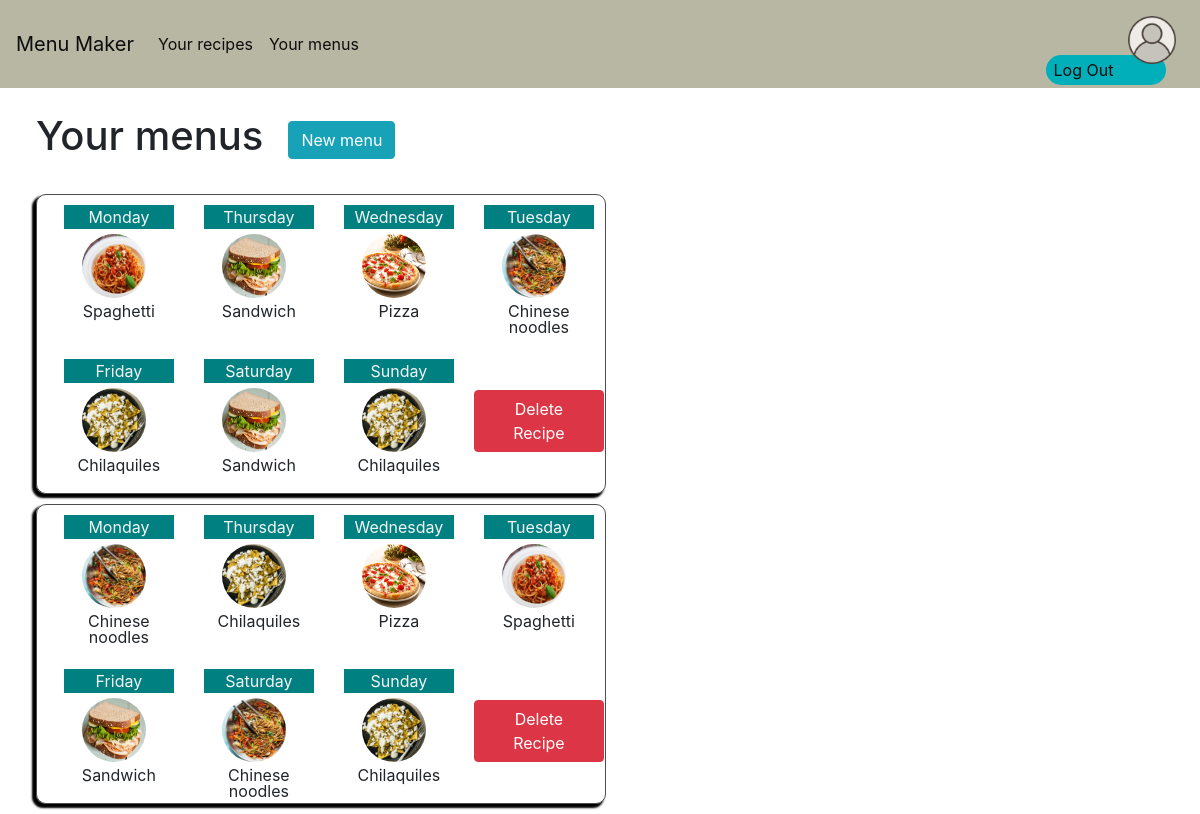
/menus (signed in), run on the app's committed database.
### app/models.py (models this page shows, shortened)
class RecipePicture(db.Model):
    recipe_id = db.Column(db.Integer, db.ForeignKey('recipe.id'), primary_key=True)
    filename = db.Column(db.String(255))
    __tablename__ = 'recipe_picture'

class Recipe(db.Model):
    id = db.Column(db.Integer, primary_key=True)
    name = db.Column(db.String(120), nullable=False)
    user_id = db.Column(db.Integer, db.ForeignKey('user.id'), nullable=False)
    ingredients = db.relationship('Ingredient', backref='recipe', lazy=True)
    picture = db.relationship('RecipePicture', backref='recipe')

### app/routes.py (the view, shortened to what this page needs)
@app.route('/menus', methods=['GET', 'POST'])
def new_menu():
    user_menus = get_user_menus()
    menus = []
    for menu in user_menus:
        current_menu = {}
        for recipe_id in menu:
            if 'id' not in current_menu:
                current_menu['id'] = recipe_id
                continue
            name, image = db.session.query(Recipe.name, RecipePicture.filename).join(RecipePicture).filter(Recipe.id == recipe_id).all()[0]
            if name in current_menu:
                current_menu[name + ' '] = image
            else:
                current_menu[name] = image
        menus.append(current_menu)
    week = ['Monday', 'Thursday', 'Wednesday', 'Tuesday', 'Friday', 'Saturday', 'Sunday']
    return render_template('menus.html', menus = menus, week = week)

### app/models.py (called while the page is built)
@login.user_loader
def load_user(id):
    return User.query.get(int(id))

### app/routes.py (called while the page is built)
def get_user_menus():
    if (current_user.is_authenticated):
        menus = db.session.query(
            Menu.id,
            Menu.recipe1_id,
            Menu.recipe2_id,
            Menu.recipe3_id,
            Menu.recipe4_id,
            Menu.recipe5_id,
            Menu.recipe6_id,
            Menu.recipe7_id
        ).filter(Menu.user_id == current_user.id).all()
        return menus

### app/templates/menus.html
{% extends "base.html" %}
{% block style %}
  <link rel="stylesheet" href="{{ url_for('static', filename='css/menus.css') }}">
{% endblock %}
{% block content %}
  <div class="title-wraper wraper">
    <h1 class="title">
      Your menus
    </h1>
    <form action="/menus" method="POST">
      <button name="submit-button" type="submit" value="new-menu" class="btn btn-info" id="new-menu-btn">
        New menu
      </button>
    </form>
  </div>
  <div id="menu-list">
    {% for menu in menus %}
    <div class="menu-wraper">
      {% for recipe_name, image_file in menu.items() if not recipe_name == 'id' %}
        <div class="menu-item" >
          <div class='day-header'>
            {{ week[loop.index0] }}
          </div>
          <img class="recipe-image" src="{{url_for('static', filename = image_file)}}" alt="{{recipe_name}} image">
          <div class="recipe-name">
            {{ recipe_name }}
          </div>
        </div>
      {%- endfor -%}
      <form action="/menus" method="POST">
        <button type="submit" name="submit-button" value="{{menu['id']}}" class="btn btn-danger">
          Delete Recipe
        </button>
      </form>
    </div>
    {% endfor %}
  </div>
  {% endblock %}

### app/templates/base.html (shortened to what this page needs)
<!doctype html>
<html lang="en">
  <head>
    <link rel="stylesheet" href="https://stackpath.bootstrapcdn.com/bootstrap/4.5.2/css/bootstrap.min.css">
    <link rel="stylesheet" href="{{ url_for('static', filename='css/base.css') }}">
    {% block style %}{% endblock %}
  </head>
  <body>
    <nav class="navbar navbar-expand-lg navbar navbar-light primary-bg">
      <a class="navbar-brand" href="/">
        <span class="text-color">
          Menu Maker
        </span>
      </a>
      <div class="ollapse navbar-collapse" id="navbarSupportedContent">
        <ul class="navbar-nav mr-auto">
          <li class="nav-item menu-items">
            <a class="nav-link" href="/recipes">
              <span class="text-color">
                Your recipes
              </span>
            </a>
          </li>
          <li class="nav-item menu-items" style="margin-right: auto;">
            <a class="text-color nav-link" href="/menus">
              <span class="text-color">
                Your menus
              </span>
            </a>
          </li>
        </ul>
        {% if not current_user.is_authenticated %}
        <div class="wraper">
          <form action="/login">
            <button class="text-color btn btn-primary" id="login-btn">
              Log In
            </button>
          </form>
          <form action="/register">
            <button class="text-color btn btn-secondary" id="register-btn">
              Register
            </button>
          </form>
        </div>
        {% else %}
          <form action="/logout">
            <button class="text-color" id="user-banner">
                Log Out
            </button>
            <button class="loged_user_button">
            </button>
          </form>
        {% endif %}
      </div>
    </nav>
    {% block content %}
    {% endblock %}
  </body>
</html>

### app/static/css/base.css (style rules this page uses)
.primary-bg { background-color: #b7b7a4; }
.text-color { color: #0D0D0D; }
.wraper { display: inline-flex; width: 180px; flex-wrap: nowrap; flex-direction: row; justify-content: space-between; }
.loged_user_button { position: relative; background-image: url("/static/images/user.png"); background-repeat: no-repeat; background-size: 48px; background-position: center; height: 64px; width: 64px; border: 0; background-color: transparent; z-index: 1; }
#user-banner { position: relative; top: 5px; text-align: left; width: 120px; background-color: #00AFB9; border: solid 2px #00AFB9; border-radius: 60px; margin-right: -50px; z-index: 0; }

### app/static/css/menus.css (style rules this page uses)
.title-wraper { position: relative; top: 3vh; left: 3vw; margin-bottom: 5vh; flex-wrap: wrap; width: 30vw; align-items: center; justify-content: start; }
.menu-wraper { display: grid; width: 570px; margin: 10px 0; padding-left: 3%; grid-gap: 10px; grid-template-columns: repeat(auto-fit, 130px); justify-content: flex-start; align-items: center; border: rgba(0, 0, 0, 0.699) 1px solid; border-radius: 10px; box-shadow: -3px 3px 2px 1px black; }
.menu-item { display: flex; flex-basis: 0; flex-flow: column; flex: 1 1 0px; text-align: center; justify-content: space-between; align-items: center; margin: 10px 10px 20px 10px; line-height: 1em; }
.recipe-image { margin: 5px 10px 5px 0; width: 64px; height: 64px; border-radius: 50px; }
.day-header { color: whitesmoke; background-color: teal; line-height: 1.5em; width: 100%; }
.recipe-name { height: 1em; }
#new-menu-btn { margin-left: 25px; }
#menu-list { padding-left: 3vw; width: 100%; min-width: 180px; max-width: 600px; }

### data on the page
RecipePicture: week "Monday", filename.name (picture), name "Spaghetti", week "Tuesday"
RecipePicture: week "Thursday", filename.name (picture), name "Sandwich", week "Saturday", filename (picture), recipe_name "Sandwich", week "Friday"
RecipePicture: week "Wednesday", filename.name (picture), name "Pizza"
RecipePicture: week "Tuesday", filename (picture), name "Chinese noodles", week "Monday", week "Saturday", recipe_name "Chinese noodles"
RecipePicture: week "Friday", filename.name (picture), name "Chilaquiles", week "Sunday", filename (picture), recipe_name "Chilaquiles", week "Thursday"
